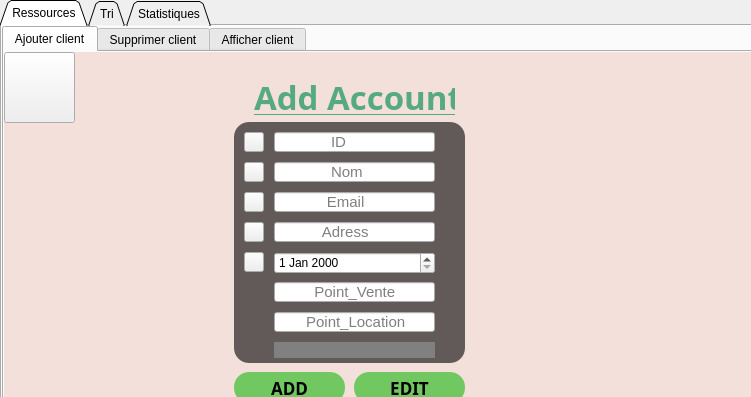
<?xml version="1.0" encoding="UTF-8"?>
<ui version="4.0">
 <class>ClientController</class>
 <widget class="QWidget" name="ClientController">
  <property name="geometry">
   <rect>
    <x>0</x>
    <y>0</y>
    <width>751</width>
    <height>397</height>
   </rect>
  </property>
  <property name="windowTitle">
   <string>Form</string>
  </property>
  <widget class="QTabWidget" name="tabWidget">
   <property name="geometry">
    <rect>
     <x>0</x>
     <y>0</y>
     <width>861</width>
     <height>601</height>
    </rect>
   </property>
   <property name="tabPosition">
    <enum>QTabWidget::North</enum>
   </property>
   <property name="tabShape">
    <enum>QTabWidget::Triangular</enum>
   </property>
   <property name="currentIndex">
    <number>0</number>
   </property>
   <property name="iconSize">
    <size>
     <width>16</width>
     <height>16</height>
    </size>
   </property>
   <widget class="QWidget" name="tab_3">
    <attribute name="title">
     <string>Ressources</string>
    </attribute>
    <widget class="QTabWidget" name="Ajouter">
     <property name="geometry">
      <rect>
       <x>0</x>
       <y>0</y>
       <width>751</width>
       <height>401</height>
      </rect>
     </property>
     <property name="styleSheet">
      <string notr="true"/>
     </property>
     <property name="currentIndex">
      <number>0</number>
     </property>
     <widget class="QWidget" name="tab">
      <attribute name="title">
       <string>Ajouter client</string>
      </attribute>
      <widget class="QPushButton" name="pushButton_2">
       <property name="geometry">
        <rect>
         <x>0</x>
         <y>0</y>
         <width>1081</width>
         <height>361</height>
        </rect>
       </property>
       <property name="styleSheet">
        <string notr="true">background-color:rgb(243, 224, 219);
color:black;
border-radius:15px;
</string>
       </property>
       <property name="text">
        <string/>
       </property>
       <property name="icon">
        <iconset resource="resources.qrc">
         <normaloff>:/new/prefix1/assets/image_2023-10-05_010035082-removebg-preview.png</normaloff>:/new/prefix1/assets/image_2023-10-05_010035082-removebg-preview.png</iconset>
       </property>
       <property name="iconSize">
        <size>
         <width>1000</width>
         <height>1000</height>
        </size>
       </property>
      </widget>
      <widget class="QLabel" name="label_5">
       <property name="geometry">
        <rect>
         <x>250</x>
         <y>20</y>
         <width>201</width>
         <height>51</height>
        </rect>
       </property>
       <property name="font">
        <font>
         <family>Sitka Banner</family>
         <pointsize>25</pointsize>
         <weight>75</weight>
         <bold>true</bold>
        </font>
       </property>
       <property name="text">
        <string>&lt;html&gt;&lt;head/&gt;&lt;body&gt;&lt;p align=&quot;center&quot;&gt;&lt;span style=&quot; text-decoration: underline; color:#55aa7f;&quot;&gt;Add Account&lt;/span&gt;&lt;/p&gt;&lt;/body&gt;&lt;/html&gt;</string>
       </property>
      </widget>
      <widget class="QPushButton" name="pushButton_10">
       <property name="geometry">
        <rect>
         <x>240</x>
         <y>110</y>
         <width>20</width>
         <height>20</height>
        </rect>
       </property>
       <property name="text">
        <string/>
       </property>
       <property name="icon">
        <iconset>
         <normaloff>../../Downloads/image_2023-10-05_004909935-removebg-preview.png</normaloff>../../Downloads/image_2023-10-05_004909935-removebg-preview.png</iconset>
       </property>
       <property name="iconSize">
        <size>
         <width>20</width>
         <height>20</height>
        </size>
       </property>
      </widget>
      <widget class="QPushButton" name="pushButton_8">
       <property name="geometry">
        <rect>
         <x>240</x>
         <y>170</y>
         <width>20</width>
         <height>20</height>
        </rect>
       </property>
       <property name="text">
        <string/>
       </property>
       <property name="icon">
        <iconset>
         <normaloff>../../Downloads/image_2023-10-05_004748227-removebg-preview (1).png</normaloff>../../Downloads/image_2023-10-05_004748227-removebg-preview (1).png</iconset>
       </property>
       <property name="iconSize">
        <size>
         <width>20</width>
         <height>20</height>
        </size>
       </property>
      </widget>
      <widget class="QPushButton" name="pushButton_4">
       <property name="geometry">
        <rect>
         <x>240</x>
         <y>140</y>
         <width>20</width>
         <height>20</height>
        </rect>
       </property>
       <property name="text">
        <string/>
       </property>
       <property name="icon">
        <iconset>
         <normaloff>../../Downloads/image_2023-10-05_004636688-removebg-preview.png</normaloff>../../Downloads/image_2023-10-05_004636688-removebg-preview.png</iconset>
       </property>
       <property name="iconSize">
        <size>
         <width>20</width>
         <height>20</height>
        </size>
       </property>
      </widget>
      <widget class="QPushButton" name="pushButton">
       <property name="geometry">
        <rect>
         <x>0</x>
         <y>0</y>
         <width>71</width>
         <height>71</height>
        </rect>
       </property>
       <property name="text">
        <string/>
       </property>
       <property name="icon">
        <iconset resource="resources.qrc">
         <normaloff>:/new/prefix1/assets/logooo.png</normaloff>:/new/prefix1/assets/logooo.png</iconset>
       </property>
       <property name="iconSize">
        <size>
         <width>100</width>
         <height>100</height>
        </size>
       </property>
      </widget>
      <widget class="QPushButton" name="pushButton_6">
       <property name="enabled">
        <bool>false</bool>
       </property>
       <property name="geometry">
        <rect>
         <x>230</x>
         <y>70</y>
         <width>231</width>
         <height>241</height>
        </rect>
       </property>
       <property name="styleSheet">
        <string notr="true">background-color:rgba(0, 0, 0, 152);
color:black;
border-radius:15px;</string>
       </property>
       <property name="text">
        <string/>
       </property>
       <property name="icon">
        <iconset>
         <normaloff>../../Desktop/logooo.png</normaloff>../../Desktop/logooo.png</iconset>
       </property>
       <property name="iconSize">
        <size>
         <width>100</width>
         <height>100</height>
        </size>
       </property>
      </widget>
      <widget class="QLineEdit" name="lineEdit_adresse">
       <property name="geometry">
        <rect>
         <x>270</x>
         <y>170</y>
         <width>161</width>
         <height>20</height>
        </rect>
       </property>
       <property name="font">
        <font>
         <pointsize>11</pointsize>
        </font>
       </property>
       <property name="placeholderText">
        <string>           Adress</string>
       </property>
      </widget>
      <widget class="QPushButton" name="on_pushButton_ajouter_clicked">
       <property name="geometry">
        <rect>
         <x>230</x>
         <y>320</y>
         <width>111</width>
         <height>31</height>
        </rect>
       </property>
       <property name="font">
        <font>
         <family>Sitka Banner</family>
         <pointsize>13</pointsize>
         <weight>75</weight>
         <bold>true</bold>
        </font>
       </property>
       <property name="whatsThis">
        <string>&lt;html&gt;&lt;head/&gt;&lt;body&gt;&lt;p&gt;&lt;span style=&quot; color:#55aa7f;&quot;&gt;Sing-up&lt;/span&gt;&lt;/p&gt;&lt;p&gt;&lt;br/&gt;&lt;/p&gt;&lt;/body&gt;&lt;/html&gt;</string>
       </property>
       <property name="styleSheet">
        <string notr="true">background-color:rgb(113, 200, 97);
color:black;
border-radius:15px;</string>
       </property>
       <property name="text">
        <string>ADD</string>
       </property>
      </widget>
      <widget class="QLineEdit" name="lineEdit_courreil">
       <property name="geometry">
        <rect>
         <x>270</x>
         <y>140</y>
         <width>161</width>
         <height>20</height>
        </rect>
       </property>
       <property name="font">
        <font>
         <pointsize>11</pointsize>
        </font>
       </property>
       <property name="placeholderText">
        <string>            Email</string>
       </property>
      </widget>
      <widget class="QLineEdit" name="lineEdit_nom">
       <property name="geometry">
        <rect>
         <x>270</x>
         <y>110</y>
         <width>161</width>
         <height>20</height>
        </rect>
       </property>
       <property name="font">
        <font>
         <pointsize>11</pointsize>
        </font>
       </property>
       <property name="placeholderText">
        <string>             Nom</string>
       </property>
      </widget>
      <widget class="QLineEdit" name="lineEdit_ptv">
       <property name="geometry">
        <rect>
         <x>270</x>
         <y>230</y>
         <width>161</width>
         <height>20</height>
        </rect>
       </property>
       <property name="font">
        <font>
         <pointsize>11</pointsize>
        </font>
       </property>
       <property name="placeholderText">
        <string>         Point_Vente</string>
       </property>
      </widget>
      <widget class="QLineEdit" name="lineEdit_ptl">
       <property name="geometry">
        <rect>
         <x>270</x>
         <y>260</y>
         <width>161</width>
         <height>20</height>
        </rect>
       </property>
       <property name="font">
        <font>
         <pointsize>11</pointsize>
        </font>
       </property>
       <property name="placeholderText">
        <string>       Point_Location</string>
       </property>
      </widget>
      <widget class="QDateEdit" name="lineEdit_date">
       <property name="geometry">
        <rect>
         <x>270</x>
         <y>200</y>
         <width>161</width>
         <height>22</height>
        </rect>
       </property>
      </widget>
      <widget class="QPushButton" name="pushButton_9">
       <property name="geometry">
        <rect>
         <x>240</x>
         <y>200</y>
         <width>20</width>
         <height>20</height>
        </rect>
       </property>
       <property name="text">
        <string/>
       </property>
       <property name="icon">
        <iconset>
         <normaloff>../../Downloads/image_2023-11-01_173739053-removebg-preview.png</normaloff>../../Downloads/image_2023-11-01_173739053-removebg-preview.png</iconset>
       </property>
       <property name="iconSize">
        <size>
         <width>20</width>
         <height>20</height>
        </size>
       </property>
      </widget>
      <widget class="QPushButton" name="on_pushButton_ajouter_clicked_2">
       <property name="geometry">
        <rect>
         <x>350</x>
         <y>320</y>
         <width>111</width>
         <height>31</height>
        </rect>
       </property>
       <property name="font">
        <font>
         <family>Sitka Banner</family>
         <pointsize>13</pointsize>
         <weight>75</weight>
         <bold>true</bold>
        </font>
       </property>
       <property name="whatsThis">
        <string>&lt;html&gt;&lt;head/&gt;&lt;body&gt;&lt;p&gt;&lt;span style=&quot; color:#55aa7f;&quot;&gt;Sing-up&lt;/span&gt;&lt;/p&gt;&lt;p&gt;&lt;br/&gt;&lt;/p&gt;&lt;/body&gt;&lt;/html&gt;</string>
       </property>
       <property name="styleSheet">
        <string notr="true">background-color:rgb(113, 200, 97);
color:black;
border-radius:15px;</string>
       </property>
       <property name="text">
        <string>EDIT</string>
       </property>
      </widget>
      <widget class="QPushButton" name="pushButton_11">
       <property name="geometry">
        <rect>
         <x>240</x>
         <y>80</y>
         <width>20</width>
         <height>20</height>
        </rect>
       </property>
       <property name="text">
        <string/>
       </property>
       <property name="icon">
        <iconset>
         <normaloff>../../Downloads/image_2023-10-05_004909935-removebg-preview.png</normaloff>../../Downloads/image_2023-10-05_004909935-removebg-preview.png</iconset>
       </property>
       <property name="iconSize">
        <size>
         <width>20</width>
         <height>20</height>
        </size>
       </property>
      </widget>
      <widget class="QLineEdit" name="lineEdit_id">
       <property name="geometry">
        <rect>
         <x>270</x>
         <y>80</y>
         <width>161</width>
         <height>20</height>
        </rect>
       </property>
       <property name="font">
        <font>
         <pointsize>11</pointsize>
        </font>
       </property>
       <property name="placeholderText">
        <string>             ID</string>
       </property>
      </widget>
      <widget class="QLabel" name="label_error">
       <property name="geometry">
        <rect>
         <x>270</x>
         <y>290</y>
         <width>161</width>
         <height>16</height>
        </rect>
       </property>
       <property name="styleSheet">
        <string notr="true">color:red; background:grey</string>
       </property>
       <property name="text">
        <string/>
       </property>
      </widget>
      <zorder>pushButton_2</zorder>
      <zorder>label_5</zorder>
      <zorder>pushButton</zorder>
      <zorder>pushButton_6</zorder>
      <zorder>lineEdit_adresse</zorder>
      <zorder>on_pushButton_ajouter_clicked</zorder>
      <zorder>lineEdit_courreil</zorder>
      <zorder>lineEdit_nom</zorder>
      <zorder>lineEdit_ptv</zorder>
      <zorder>pushButton_10</zorder>
      <zorder>pushButton_8</zorder>
      <zorder>pushButton_4</zorder>
      <zorder>lineEdit_ptl</zorder>
      <zorder>lineEdit_date</zorder>
      <zorder>pushButton_9</zorder>
      <zorder>on_pushButton_ajouter_clicked_2</zorder>
      <zorder>pushButton_11</zorder>
      <zorder>lineEdit_id</zorder>
      <zorder>label_error</zorder>
     </widget>
     <widget class="QWidget" name="tab_2">
      <attribute name="title">
       <string>Supprimer client</string>
      </attribute>
      <widget class="QPushButton" name="pushButton_19">
       <property name="geometry">
        <rect>
         <x>310</x>
         <y>140</y>
         <width>20</width>
         <height>20</height>
        </rect>
       </property>
       <property name="text">
        <string/>
       </property>
       <property name="icon">
        <iconset>
         <normaloff>../../Downloads/image_2023-10-05_004909935-removebg-preview.png</normaloff>../../Downloads/image_2023-10-05_004909935-removebg-preview.png</iconset>
       </property>
       <property name="iconSize">
        <size>
         <width>20</width>
         <height>20</height>
        </size>
       </property>
      </widget>
      <widget class="QPushButton" name="pushButton_20">
       <property name="geometry">
        <rect>
         <x>0</x>
         <y>-50</y>
         <width>1141</width>
         <height>431</height>
        </rect>
       </property>
       <property name="styleSheet">
        <string notr="true">background-color:rgb(243, 224, 219);
color:black;
border-radius:15px;
</string>
       </property>
       <property name="text">
        <string/>
       </property>
       <property name="icon">
        <iconset resource="resources.qrc">
         <normaloff>:/new/prefix1/assets/image_2023-10-05_010035082-removebg-preview.png</normaloff>:/new/prefix1/assets/image_2023-10-05_010035082-removebg-preview.png</iconset>
       </property>
       <property name="iconSize">
        <size>
         <width>1000</width>
         <height>1000</height>
        </size>
       </property>
      </widget>
      <widget class="QPushButton" name="pushButton_21">
       <property name="geometry">
        <rect>
         <x>240</x>
         <y>110</y>
         <width>20</width>
         <height>20</height>
        </rect>
       </property>
       <property name="text">
        <string/>
       </property>
       <property name="icon">
        <iconset>
         <normaloff>../../Downloads/image_2023-10-05_005051266-removebg-preview.png</normaloff>../../Downloads/image_2023-10-05_005051266-removebg-preview.png</iconset>
       </property>
       <property name="iconSize">
        <size>
         <width>20</width>
         <height>20</height>
        </size>
       </property>
      </widget>
      <widget class="QLabel" name="label_7">
       <property name="geometry">
        <rect>
         <x>250</x>
         <y>10</y>
         <width>211</width>
         <height>51</height>
        </rect>
       </property>
       <property name="font">
        <font>
         <family>Sitka Banner</family>
         <pointsize>25</pointsize>
         <weight>75</weight>
         <bold>true</bold>
        </font>
       </property>
       <property name="text">
        <string>&lt;html&gt;&lt;head/&gt;&lt;body&gt;&lt;p&gt;&lt;span style=&quot; text-decoration: underline; color:#55aa7f;&quot;&gt;Delete Account&lt;/span&gt;&lt;/p&gt;&lt;/body&gt;&lt;/html&gt;</string>
       </property>
      </widget>
      <widget class="QPushButton" name="pushButton_25">
       <property name="geometry">
        <rect>
         <x>0</x>
         <y>0</y>
         <width>71</width>
         <height>71</height>
        </rect>
       </property>
       <property name="text">
        <string/>
       </property>
       <property name="icon">
        <iconset resource="resources.qrc">
         <normaloff>:/new/prefix1/assets/logooo.png</normaloff>:/new/prefix1/assets/logooo.png</iconset>
       </property>
       <property name="iconSize">
        <size>
         <width>100</width>
         <height>100</height>
        </size>
       </property>
      </widget>
      <widget class="QPushButton" name="pushButton_26">
       <property name="enabled">
        <bool>false</bool>
       </property>
       <property name="geometry">
        <rect>
         <x>230</x>
         <y>60</y>
         <width>231</width>
         <height>201</height>
        </rect>
       </property>
       <property name="styleSheet">
        <string notr="true">background-color:rgba(0, 0, 0, 152);
color:black;
border-radius:15px;</string>
       </property>
       <property name="text">
        <string/>
       </property>
       <property name="icon">
        <iconset>
         <normaloff>../../Desktop/logooo.png</normaloff>../../Desktop/logooo.png</iconset>
       </property>
       <property name="iconSize">
        <size>
         <width>100</width>
         <height>100</height>
        </size>
       </property>
      </widget>
      <widget class="QPushButton" name="on_pushButton_supprimer_clicked">
       <property name="geometry">
        <rect>
         <x>290</x>
         <y>170</y>
         <width>111</width>
         <height>31</height>
        </rect>
       </property>
       <property name="font">
        <font>
         <family>Sitka Banner</family>
         <pointsize>13</pointsize>
         <weight>75</weight>
         <bold>true</bold>
        </font>
       </property>
       <property name="whatsThis">
        <string>&lt;html&gt;&lt;head/&gt;&lt;body&gt;&lt;p&gt;&lt;span style=&quot; color:#55aa7f;&quot;&gt;Sing-up&lt;/span&gt;&lt;/p&gt;&lt;p&gt;&lt;br/&gt;&lt;/p&gt;&lt;/body&gt;&lt;/html&gt;</string>
       </property>
       <property name="styleSheet">
        <string notr="true">background-color:rgb(113, 200, 97);
color:black;
border-radius:15px;</string>
       </property>
       <property name="text">
        <string>Delete</string>
       </property>
      </widget>
      <widget class="QLineEdit" name="llineEdit_IDS">
       <property name="geometry">
        <rect>
         <x>270</x>
         <y>110</y>
         <width>161</width>
         <height>21</height>
        </rect>
       </property>
       <property name="font">
        <font>
         <pointsize>11</pointsize>
        </font>
       </property>
       <property name="placeholderText">
        <string>              ID</string>
       </property>
      </widget>
      <zorder>pushButton_19</zorder>
      <zorder>pushButton_20</zorder>
      <zorder>label_7</zorder>
      <zorder>pushButton_25</zorder>
      <zorder>pushButton_26</zorder>
      <zorder>on_pushButton_supprimer_clicked</zorder>
      <zorder>llineEdit_IDS</zorder>
      <zorder>pushButton_21</zorder>
     </widget>
     <widget class="QWidget" name="tab_7">
      <attribute name="title">
       <string>Afficher client</string>
      </attribute>
      <widget class="QPushButton" name="pushButton_28">
       <property name="geometry">
        <rect>
         <x>-20</x>
         <y>-50</y>
         <width>1141</width>
         <height>431</height>
        </rect>
       </property>
       <property name="styleSheet">
        <string notr="true">background-color:rgb(243, 224, 219);
color:black;
border-radius:15px;
</string>
       </property>
       <property name="text">
        <string/>
       </property>
       <property name="icon">
        <iconset resource="resources.qrc">
         <normaloff>:/new/prefix1/assets/image_2023-10-05_010035082-removebg-preview.png</normaloff>:/new/prefix1/assets/image_2023-10-05_010035082-removebg-preview.png</iconset>
       </property>
       <property name="iconSize">
        <size>
         <width>1000</width>
         <height>1000</height>
        </size>
       </property>
      </widget>
      <widget class="QPushButton" name="pushButton_33">
       <property name="geometry">
        <rect>
         <x>0</x>
         <y>0</y>
         <width>71</width>
         <height>71</height>
        </rect>
       </property>
       <property name="text">
        <string/>
       </property>
       <property name="icon">
        <iconset resource="resources.qrc">
         <normaloff>:/new/prefix1/assets/logooo.png</normaloff>:/new/prefix1/assets/logooo.png</iconset>
       </property>
       <property name="iconSize">
        <size>
         <width>100</width>
         <height>100</height>
        </size>
       </property>
      </widget>
      <widget class="QLabel" name="label_8">
       <property name="geometry">
        <rect>
         <x>290</x>
         <y>10</y>
         <width>181</width>
         <height>51</height>
        </rect>
       </property>
       <property name="font">
        <font>
         <family>Sitka Banner</family>
         <pointsize>25</pointsize>
         <weight>75</weight>
         <bold>true</bold>
        </font>
       </property>
       <property name="text">
        <string>&lt;html&gt;&lt;head/&gt;&lt;body&gt;&lt;p align=&quot;center&quot;&gt;&lt;span style=&quot; text-decoration: underline; color:#55aa7f;&quot;&gt;View Page&lt;/span&gt;&lt;/p&gt;&lt;/body&gt;&lt;/html&gt;</string>
       </property>
      </widget>
      <widget class="QTableView" name="tableau_cl">
       <property name="geometry">
        <rect>
         <x>190</x>
         <y>60</y>
         <width>451</width>
         <height>251</height>
        </rect>
       </property>
      </widget>
     </widget>
    </widget>
   </widget>
   <widget class="QWidget" name="tab_9">
    <attribute name="title">
     <string>Tri</string>
    </attribute>
   </widget>
   <widget class="QWidget" name="tab_10">
    <attribute name="title">
     <string>Statistiques</string>
    </attribute>
   </widget>
  </widget>
 </widget>
 <resources>
  <include location="resources.qrc"/>
 </resources>
 <connections/>
</ui>
